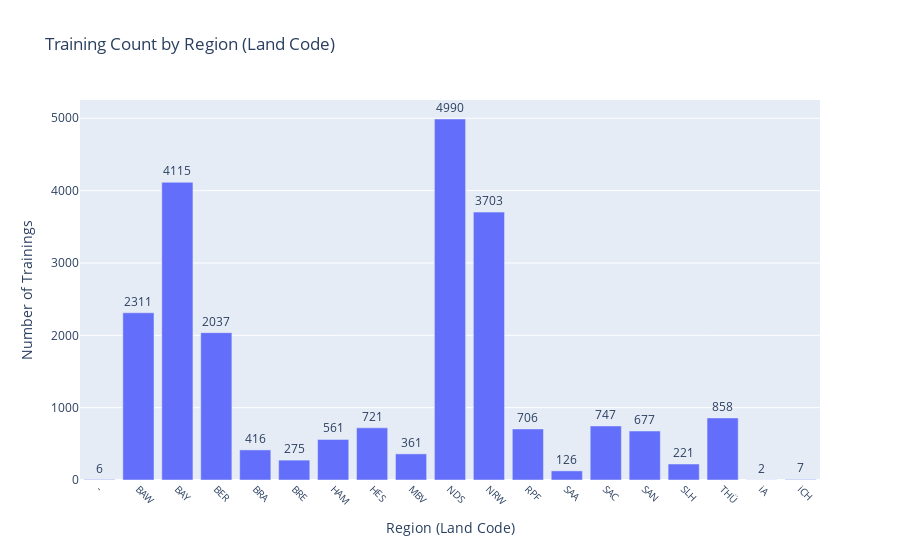

The cell this chart's notebook holds for it:
### Markdown cell above
<font size= "4">***BAR CHART FOR SHOWING TRAINING COUNT BY REGION***</font>

### Code cell
import sqlite3
import plotly.express as px

db_connection = sqlite3.connect('weiterbildung_analysis.db')
cursor = db_connection.cursor()

query = '''
    SELECT land_code, COUNT(*) as count
    FROM schulisch_ausbildung
    WHERE land_code IS NOT NULL
    GROUP BY land_code
    ORDER BY land_code ASC
'''
cursor.execute(query)
data = cursor.fetchall()

db_connection.close()

region_codes = [entry[0] for entry in data]
training_counts = [entry[1] for entry in data]

fig = px.bar(
    x=region_codes,
    y=training_counts,
    title='Training Count by Region (Land Code)',
    labels={'x': 'Region (Land Code)', 'y': 'Number of Trainings'},
    text=training_counts 
)

fig.update_xaxes(tickangle=45, tickfont=dict(size=10))

fig.update_traces(texttemplate='%{text}', textposition='outside')

fig.update_layout(legend=dict(orientation="h", yanchor="bottom", y=1.02, xanchor="center", x=0.5))

fig.show()

### Figure 1 — Plotly figure (JSON) as saved in the notebook; plotly's stock layout.template omitted (floating-point values rounded to 4 significant figures)
{"data": [{"alignmentgroup": "True", "hovertemplate": "Region (Land Code)=%{x}<br>Number of Trainings=%{y}<br>text=%{text}<extra></extra>", "legendgroup": "", "marker": {"color": "#636efa", "pattern": {"shape": ""}}, "name": "", "offsetgroup": "", "orientation": "v", "showlegend": false, "text": [6, 2311, 4115, 2037, 416, 275, 561, 721, 361, 4990, 3703, 706, 126, 747, 677, 221, 858, 2, 7], "textposition": "outside", "texttemplate": "%{text}", "type": "bar", "x": ["-", "BAW", "BAY", "BER", "BRA", "BRE", "HAM", "HES", "MBV", "NDS", "NRW", "RPF", "SAA", "SAC", "SAN", "SLH", "THÜ", "iA", "iCH"], "xaxis": "x", "y": [6, 2311, 4115, 2037, 416, 275, 561, 721, 361, 4990, 3703, 706, 126, 747, 677, 221, 858, 2, 7], "yaxis": "y"}], "layout": {"barmode": "relative", "legend": {"orientation": "h", "tracegroupgap": 0, "x": 0.5, "xanchor": "center", "y": 1.02, "yanchor": "bottom"}, "title": {"text": "Training Count by Region (Land Code)"}, "xaxis": {"anchor": "y", "domain": [0, 1], "tickangle": 45, "tickfont": {"size": 10}, "title": {"text": "Region (Land Code)"}}, "yaxis": {"anchor": "x", "domain": [0, 1], "title": {"text": "Number of Trainings"}}}}
